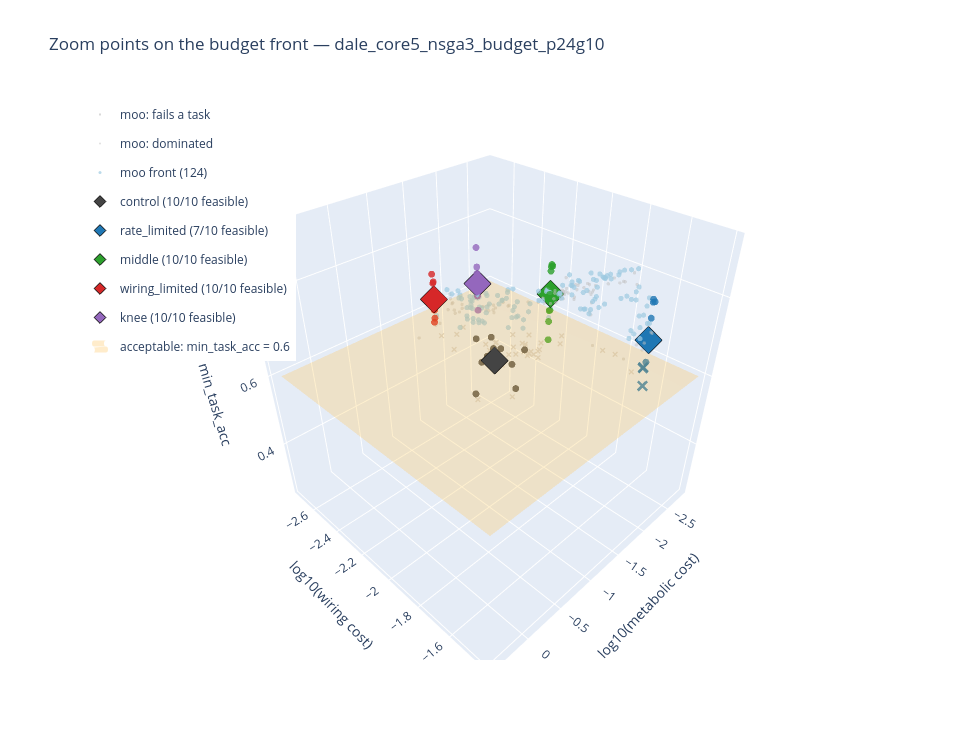

The notebook cell saved with this chart:
### Markdown cell above
## The zoom points on the source front (3D, interactive)

Background, as in `moo_pareto_analysis.ipynb`: networks that fail a task (grey ×), dominated (silver), the
front (small, light). Orange plane: acceptable accuracy (`min_task_acc = 0.6`).
Foreground, one colour per zoom point: **every seed** (small dots; × = fails a task) and the **seed mean**
(large diamond). Hover for seed, accuracy and costs. `control` has no budget, so it sits far to the right
(unconstrained firing ~0.96) — it is the reference, not a front point.

### Code cell
def xyz(sub):
    return dict(x=np.log10(sub.metabolic_cost), y=np.log10(sub.wiring_cost), z=sub.min_task_acc)

def hov(sub, label):
    seed = lambda r: f" seed {r.seed}" if hasattr(r, "point") else ""
    return [f"{label}{seed(r)}<br>min_task_acc={r.min_task_acc:.3f}<br>metabolic={r.metabolic_cost:.4f}  "
            f"wiring={r.wiring_cost:.4f}  conn_frac={r.conn_frac:.3f}" for r in sub.itertuples()]

bad, dom, fr = moo[~moo.is_feasible], moo[moo.is_feasible & ~moo.is_pareto], moo[moo.is_pareto]
traces = [
    go.Scatter3d(**xyz(bad), mode="markers", name="moo: fails a task", marker=dict(size=2, color="lightgrey", symbol="x"), hoverinfo="skip"),
    go.Scatter3d(**xyz(dom), mode="markers", name="moo: dominated", marker=dict(size=2, color="silver", opacity=0.5), hoverinfo="skip"),
    go.Scatter3d(**xyz(fr), mode="markers", name=f"moo front ({len(fr)})", marker=dict(size=3, color="#9ecae1", opacity=0.7),
                 hovertext=hov(fr, "moo front"), hoverinfo="text"),
]
for p in POINTS:
    sub = zoom[zoom.point == p]
    for feas_, sym in ((True, "circle"), (False, "x")):
        s = sub[sub.is_feasible == feas_]
        if len(s):
            traces.append(go.Scatter3d(**xyz(s), mode="markers", legendgroup=p, showlegend=False,
                                       marker=dict(size=4, color=COLORS[p], symbol=sym, opacity=0.8),
                                       hovertext=hov(s, p), hoverinfo="text"))
    m = sub[["metabolic_cost", "wiring_cost", "min_task_acc"]].mean()
    traces.append(go.Scatter3d(x=[np.log10(m.metabolic_cost)], y=[np.log10(m.wiring_cost)], z=[m.min_task_acc],
                               mode="markers", name=f"{p} ({int(sub.is_feasible.sum())}/{len(sub)} feasible)", legendgroup=p,
                               marker=dict(size=9, color=COLORS[p], symbol="diamond", line=dict(color="black", width=1)),
                               hovertext=[f"{p} mean of {len(sub)} seeds<br>min_task_acc={m.min_task_acc:.3f} ± {sub.min_task_acc.std():.3f}"],
                               hoverinfo="text"))

allx = np.log10(pd.concat([moo.metabolic_cost, zoom.metabolic_cost]))
ally = np.log10(pd.concat([moo.wiring_cost, zoom.wiring_cost]))
pad = lambda v: (v.min() - 0.05 * (v.max() - v.min()), v.max() + 0.05 * (v.max() - v.min()))
(x0, x1), (y0, y1) = pad(allx), pad(ally)
traces.append(go.Surface(x=[x0, x1], y=[y0, y1], z=[[FEASIBLE_MIN_TASK_ACC] * 2] * 2,
                         colorscale=[[0, "orange"], [1, "orange"]], opacity=0.2, showscale=False,
                         name=f"acceptable: min_task_acc = {FEASIBLE_MIN_TASK_ACC}", showlegend=True, hoverinfo="skip"))
fig = go.Figure(traces)
fig.update_layout(title=f"Zoom points on the budget front — {SOURCE_DIR.name}",
                  scene=dict(xaxis_title="log10(metabolic cost)", yaxis_title="log10(wiring cost)",
                             zaxis_title="min_task_acc", aspectmode="cube"),
                  width=980, height=740, legend=dict(x=0.0, y=1.0))
fig.show()

### Figure 1 — Plotly figure (JSON) as saved in the notebook; plotly's stock layout.template omitted (floating-point values rounded to 4 significant figures)
{"data": [{"hoverinfo": "skip", "marker": {"color": "lightgrey", "size": 2, "symbol": "x"}, "mode": "markers", "name": "moo: fails a task", "type": "scatter3d", "x": [-1.755, -2.17, -2.374, -2.245, -1.81, -2.549, -1.882, -2.013, -2.32, -2.453, -2.359, -2.137, -2.49, -2.181, -2.2, -2.601, -2.202, -2.53, -2.299, -2.485, -2.124, -2.169, -1.833, -2.211, -2.586, -2.229, -2.332, -2.414, -2.645, -2.09, -2.267, -2.303, -2.063, -2.545, -2.248, -2.365], "y": [-2.669, -2.202, -2.257, -2.411, -2.572, -2.119, -2.631, -2.441, -2.637, -2.237, -2.202, -2.298, -2.424, -2.248, -2.235, -1.879, -2.237, -2.119, -2.246, -2.238, -2.318, -2.433, -2.532, -2.301, -1.802, -2.252, -2.254, -2.517, -1.716, -2.445, -2.342, -2.444, -2.385, -2.25, -2.235, -2.235], "z": [0.525, 0.5922, 0.5109, 0.4437, 0.5453, 0.5734, 0.4781, 0.525, 0.2578, 0.5094, 0.5062, 0.575, 0.3063, 0.5563, 0.5547, 0.5797, 0.5484, 0.5516, 0.5141, 0.5109, 0.5109, 0.5172, 0.5734, 0.5078, 0.5875, 0.525, 0.5109, 0.3922, 0.5516, 0.4984, 0.5156, 0.4406, 0.5391, 0.5234, 0.5156, 0.5078]}, {"hoverinfo": "skip", "marker": {"color": "silver", "opacity": 0.5, "size": 2}, "mode": "markers", "name": "moo: dominated", "type": "scatter3d", "x": [-1.843, -2.127, -1.885, -1.657, -1.635, -1.328, -1.835, -1.781, -1.495, -2.558, -1.301, -1.704, -1.466, -1.416, -1.326, -1.627, -1.861, -1.139, -1.834, -1.778, -1.132, -1.695, -1.163, -1.699, -1.327, -2.078, -1.68, -2.553, -1.666, -1.66, -1.335, -1.347, -1.752, -1.146, -1.39, -1.369, -2.557, -1.406, -1.76, -1.802, -1.562, -1.657, -1.325, -2.119, -1.464, -1.344, -1.431, -1.34, -1.322, -1.63, -1.152, -1.422, -1.648, -1.319, -1.186, -1.838, -1.518, -2.382, -1.375, -1.309, -1.284, -1.702, -1.866, -1.415, -2.098, -2.159, -2.333, -1.317, -1.755, -1.676, -1.265, -2.53, -1.704, -2.269, -1.428, -1.809, -1.368, -1.096, -1.636, -2.521], "y": [-1.656, -1.834, -1.623, -1.847, -1.764, -2.14, -1.873, -1.761, -1.693, -1.656, -1.849, -1.842, -1.823, -2.413, -2.405, -1.879, -2.261, -2.54, -1.837, -2.197, -1.841, -1.847, -1.631, -1.92, -2.308, -1.609, -1.86, -1.619, -1.689, -1.841, -2.175, -2.104, -1.879, -2.278, -1.617, -1.841, -1.689, -2.413, -1.832, -1.879, -1.81, -1.877, -1.617, -1.839, -1.822, -1.841, -2.558, -2.115, -2.305, -2.345, -1.629, -2.433, -2.238, -1.832, -2.432, -1.83, -2.091, -1.879, -1.617, -1.85, -2.119, -1.729, -1.83, -2.542, -1.633, -1.687, -1.69, -2.322, -1.656, -2.246, -2.438, -1.619, -1.845, -1.874, -2.434, -1.619, -1.619, -2.25, -2.283, -1.642], "z": [0.8703, 0.7578, 0.8656, 0.8219, 0.85, 0.7562, 0.7969, 0.8438, 0.8688, 0.6359, 0.8219, 0.8234, 0.8344, 0.7016, 0.6922, 0.7984, 0.6969, 0.6016, 0.8234, 0.7063, 0.8375, 0.8094, 0.8859, 0.7734, 0.725, 0.8469, 0.7969, 0.6891, 0.8609, 0.8031, 0.7453, 0.7547, 0.7969, 0.7312, 0.8859, 0.8156, 0.6422, 0.7, 0.8281, 0.8344, 0.8328, 0.7875, 0.8875, 0.7344, 0.8406, 0.8281, 0.625, 0.7484, 0.7156, 0.7094, 0.8828, 0.7203, 0.7109, 0.8328, 0.6562, 0.8125, 0.75, 0.6141, 0.8828, 0.8266, 0.75, 0.8531, 0.8266, 0.6375, 0.8672, 0.8328, 0.625, 0.7031, 0.8641, 0.6875, 0.6531, 0.6937, 0.8156, 0.7078, 0.7078, 0.8688, 0.8781, 0.7328, 0.6891, 0.6609]}, {"hoverinfo": "text", "hovertext": ["moo front<br>min_task_acc=0.606<br>metabolic=0.0071  wiring=0.0058  conn_frac=0.173", "moo front<br>min_task_acc=0.738<br>metabolic=0.0040  wiring=0.0220  conn_frac=0.655", "moo front<br>min_task_acc=0.744<br>metabolic=0.0451  wiring=0.0056  conn_frac=0.159", "moo front<br>min_task_acc=0.764<br>metabolic=0.0348  wiring=0.0078  conn_frac=0.230", "moo front<br>min_task_acc=0.734<br>metabolic=0.0351  wiring=0.0041  conn_frac=0.108", "moo front<br>min_task_acc=0.791<br>metabolic=0.0724  wiring=0.0125  conn_frac=0.394", "moo front<br>min_task_acc=0.628<br>metabolic=0.0165  wiring=0.0040  conn_frac=0.111", "moo front<br>min_task_acc=0.745<br>metabolic=0.0041  wiring=0.0232  conn_frac=0.685", "moo front<br>min_task_acc=0.870<br>metabolic=0.0208  wiring=0.0203  conn_frac=0.608", "moo front<br>min_task_acc=0.666<br>metabolic=0.0201  wiring=0.0039  conn_frac=0.105", "moo front<br>min_task_acc=0.669<br>metabolic=0.0224  wiring=0.0038  conn_frac=0.103", "moo front<br>min_task_acc=0.666<br>metabolic=0.0165  wiring=0.0042  conn_frac=0.117", "moo front<br>min_task_acc=0.767<br>metabolic=0.0063  wiring=0.0147  conn_frac=0.443", "moo front<br>min_task_acc=0.753<br>metabolic=0.0179  wiring=0.0065  conn_frac=0.190", "moo front<br>min_task_acc=0.655<br>metabolic=0.0355  wiring=0.0027  conn_frac=0.067", "moo front<br>min_task_acc=0.667<br>metabolic=0.0069  wiring=0.0083  conn_frac=0.252", "moo front<br>min_task_acc=0.650<br>metabolic=0.0146  wiring=0.0043  conn_frac=0.121", "moo front<br>min_task_acc=0.881<br>metabolic=0.0200  wiring=0.0221  conn_frac=0.656", "moo front<br>min_task_acc=0.830<br>metabolic=0.0064  wiring=0.0236  conn_frac=0.694", "moo front<br>min_task_acc=0.859<br>metabolic=0.0072  wiring=0.0203  conn_frac=0.602", "moo front<br>min_task_acc=0.747<br>metabolic=0.0478  wiring=0.0057  conn_frac=0.161", "moo front<br>min_task_acc=0.756<br>metabolic=0.0166  wiring=0.0068  conn_frac=0.199", "moo front<br>min_task_acc=0.666<br>metabolic=0.0100  wiring=0.0056  conn_frac=0.160", "moo front<br>min_task_acc=0.838<br>metabolic=0.0237  wiring=0.0145  conn_frac=0.443", "moo front<br>min_task_acc=0.883<br>metabolic=0.0452  wiring=0.0198  conn_frac=0.604", "moo front<br>min_task_acc=0.886<br>metabolic=0.0220  wiring=0.0221  conn_frac=0.657", "moo front<br>min_task_acc=0.628<br>metabolic=0.0200  wiring=0.0036  conn_frac=0.097", "moo front<br>min_task_acc=0.787<br>metabolic=0.0039  wiring=0.0237  conn_frac=0.700", "moo front<br>min_task_acc=0.808<br>metabolic=0.0054  wiring=0.0221  conn_frac=0.656", "moo front<br>min_task_acc=0.708<br>metabolic=0.0130  wiring=0.0056  conn_frac=0.160", "moo front<br>min_task_acc=0.677<br>metabolic=0.0193  wiring=0.0044  conn_frac=0.121", "moo front<br>min_task_acc=0.783<br>metabolic=0.0419  wiring=0.0079  conn_frac=0.234", "moo front<br>min_task_acc=0.705<br>metabolic=0.0297  wiring=0.0038  conn_frac=0.102", "moo front<br>min_task_acc=0.759<br>metabolic=0.0459  wiring=0.0062  conn_frac=0.179", "moo front<br>min_task_acc=0.717<br>metabolic=0.0348  wiring=0.0037  conn_frac=0.096", "moo front<br>min_task_acc=0.784<br>metabolic=0.0049  wiring=0.0219  conn_frac=0.649", "moo front<br>min_task_acc=0.875<br>metabolic=0.0143  wiring=0.0211  conn_frac=0.626", "moo front<br>min_task_acc=0.850<br>metabolic=0.0530  wiring=0.0144  conn_frac=0.450", "moo front<br>min_task_acc=0.686<br>metabolic=0.0035  wiring=0.0198  conn_frac=0.594", "moo front<br>min_task_acc=0.688<br>metabolic=0.0138  wiring=0.0052  conn_frac=0.146", "moo front<br>min_task_acc=0.716<br>metabolic=0.0302  wiring=0.0039  conn_frac=0.105", "moo front<br>min_task_acc=0.661<br>metabolic=0.0025  wiring=0.0228  conn_frac=0.678", "moo front<br>min_task_acc=0.722<br>metabolic=0.0036  wiring=0.0237  conn_frac=0.699", "moo front<br>min_task_acc=0.877<br>metabolic=0.0420  wiring=0.0198  conn_frac=0.604", "moo front<br>min_task_acc=0.611<br>metabolic=0.0146  wiring=0.0038  conn_frac=0.105", "moo front<br>min_task_acc=0.856<br>metabolic=0.0493  wiring=0.0155  conn_frac=0.482", "moo front<br>min_task_acc=0.844<br>metabolic=0.0232  wiring=0.0159  conn_frac=0.485", "moo front<br>min_task_acc=0.889<br>metabolic=0.0221  wiring=0.0241  conn_frac=0.710", "moo front<br>min_task_acc=0.717<br>metabolic=0.0348  wiring=0.0043  conn_frac=0.115", "moo front<br>min_task_acc=0.713<br>metabolic=0.0256  wiring=0.0043  conn_frac=0.116", "moo front<br>min_task_acc=0.720<br>metabolic=0.0221  wiring=0.0045  conn_frac=0.125", "moo front<br>min_task_acc=0.775<br>metabolic=0.0044  wiring=0.0201  conn_frac=0.604", "moo front<br>min_task_acc=0.838<br>metabolic=0.0155  wiring=0.0155  conn_frac=0.465", "moo front<br>min_task_acc=0.673<br>metabolic=0.0033  wiring=0.0221  conn_frac=0.657", "moo front<br>min_task_acc=0.616<br>metabolic=0.0148  wiring=0.0035  conn_frac=0.096", "moo front<br>min_task_acc=0.877<br>metabolic=0.0235  wiring=0.0203  conn_frac=0.611", "moo front<br>min_task_acc=0.619<br>metabolic=0.0178  wiring=0.0038  conn_frac=0.104", "moo front<br>min_task_acc=0.762<br>metabolic=0.0083  wiring=0.0117  conn_frac=0.351", "moo front<br>min_task_acc=0.652<br>metabolic=0.0028  wiring=0.0186  conn_frac=0.562", "moo front<br>min_task_acc=0.889<br>metabolic=0.0382  wiring=0.0200  conn_frac=0.610", "moo front<br>min_task_acc=0.673<br>metabolic=0.0223  wiring=0.0041  conn_frac=0.113", "moo front<br>min_task_acc=0.773<br>metabolic=0.0132  wiring=0.0103  conn_frac=0.312", "moo front<br>min_task_acc=0.800<br>metabolic=0.0176  wiring=0.0129  conn_frac=0.388", "moo front<br>min_task_acc=0.842<br>metabolic=0.0100  wiring=0.0181  conn_frac=0.543", "moo front<br>min_task_acc=0.848<br>metabolic=0.0067  wiring=0.0190  conn_frac=0.566", "moo front<br>min_task_acc=0.644<br>metabolic=0.0083  wiring=0.0057  conn_frac=0.165", "moo front<br>min_task_acc=0.889<br>metabolic=0.0236  wiring=0.0227  conn_frac=0.674", "moo front<br>min_task_acc=0.694<br>metabolic=0.0126  wiring=0.0063  conn_frac=0.181", "moo front<br>min_task_acc=0.716<br>metabolic=0.0246  wiring=0.0045  conn_frac=0.125", "moo front<br>min_task_acc=0.753<br>metabolic=0.0056  wiring=0.0140  conn_frac=0.424", "moo front<br>min_task_acc=0.834<br>metabolic=0.0133  wiring=0.0130  conn_frac=0.394", "moo front<br>min_task_acc=0.745<br>metabolic=0.0352  wiring=0.0056  conn_frac=0.160", "moo front<br>min_task_acc=0.784<br>metabolic=0.0078  wiring=0.0138  conn_frac=0.418", "moo front<br>min_task_acc=0.769<br>metabolic=0.0040  wiring=0.0236  conn_frac=0.698", "moo front<br>min_task_acc=0.741<br>metabolic=0.0079  wiring=0.0102  conn_frac=0.305", "moo front<br>min_task_acc=0.664<br>metabolic=0.0026  wiring=0.0192  conn_frac=0.578", "moo front<br>min_task_acc=0.697<br>metabolic=0.0130  wiring=0.0053  conn_frac=0.149", "moo front<br>min_task_acc=0.792<br>metabolic=0.0057  wiring=0.0203  conn_frac=0.606", "moo front<br>min_task_acc=0.623<br>metabolic=0.0152  wiring=0.0041  conn_frac=0.115", "moo front<br>min_task_acc=0.727<br>metabolic=0.0369  wiring=0.0035  conn_frac=0.090", "moo front<br>min_task_acc=0.866<br>metabolic=0.0140  wiring=0.0187  conn_frac=0.559", "moo front<br>min_task_acc=0.731<br>metabolic=0.0040  wiring=0.0144  conn_frac=0.441", "moo front<br>min_task_acc=0.645<br>metabolic=0.0224  wiring=0.0038  conn_frac=0.102", "moo front<br>min_task_acc=0.863<br>metabolic=0.0540  wiring=0.0162  conn_frac=0.505", "moo front<br>min_task_acc=0.805<br>metabolic=0.0082  wiring=0.0158  conn_frac=0.476", "moo front<br>min_task_acc=0.891<br>metabolic=0.0559  wiring=0.0239  conn_frac=0.721", "moo front<br>min_task_acc=0.873<br>metabolic=0.0604  wiring=0.0192  conn_frac=0.594", "moo front<br>min_task_acc=0.867<br>metabolic=0.0138  wiring=0.0202  conn_frac=0.600", "moo front<br>min_task_acc=0.633<br>metabolic=0.0084  wiring=0.0052  conn_frac=0.151", "moo front<br>min_task_acc=0.784<br>metabolic=0.0243  wiring=0.0116  conn_frac=0.352", "moo front<br>min_task_acc=0.875<br>metabolic=0.0074  wiring=0.0236  conn_frac=0.694", "moo front<br>min_task_acc=0.767<br>metabolic=0.0197  wiring=0.0103  conn_frac=0.309", "moo front<br>min_task_acc=0.714<br>metabolic=0.0056  wiring=0.0118  conn_frac=0.358", "moo front<br>min_task_acc=0.730<br>metabolic=0.0140  wiring=0.0059  conn_frac=0.168", "moo front<br>min_task_acc=0.766<br>metabolic=0.0369  wiring=0.0063  conn_frac=0.183", "moo front<br>min_task_acc=0.709<br>metabolic=0.0039  wiring=0.0224  conn_frac=0.668", "moo front<br>min_task_acc=0.697<br>metabolic=0.0221  wiring=0.0052  conn_frac=0.148", "moo front<br>min_task_acc=0.861<br>metabolic=0.0568  wiring=0.0162  conn_frac=0.506", "moo front<br>min_task_acc=0.758<br>metabolic=0.0070  wiring=0.0145  conn_frac=0.440", "moo front<br>min_task_acc=0.692<br>metabolic=0.0041  wiring=0.0121  conn_frac=0.370", "moo front<br>min_task_acc=0.778<br>metabolic=0.0130  wiring=0.0115  conn_frac=0.346", "moo front<br>min_task_acc=0.606<br>metabolic=0.0238  wiring=0.0035  conn_frac=0.091", "moo front<br>min_task_acc=0.780<br>metabolic=0.0360  wiring=0.0097  conn_frac=0.292", "moo front<br>min_task_acc=0.708<br>metabolic=0.0048  wiring=0.0118  conn_frac=0.360", "moo front<br>min_task_acc=0.764<br>metabolic=0.0245  wiring=0.0100  conn_frac=0.298", "moo front<br>min_task_acc=0.755<br>metabolic=0.0333  wiring=0.0062  conn_frac=0.177", "moo front<br>min_task_acc=0.600<br>metabolic=0.0085  wiring=0.0050  conn_frac=0.143", "moo front<br>min_task_acc=0.722<br>metabolic=0.0055  wiring=0.0134  conn_frac=0.405", "moo front<br>min_task_acc=0.733<br>metabolic=0.0052  wiring=0.0145  conn_frac=0.442", "moo front<br>min_task_acc=0.794<br>metabolic=0.0523  wiring=0.0128  conn_frac=0.401", "moo front<br>min_task_acc=0.731<br>metabolic=0.0311  wiring=0.0062  conn_frac=0.177", "moo front<br>min_task_acc=0.722<br>metabolic=0.0066  wiring=0.0084  conn_frac=0.256", "moo front<br>min_task_acc=0.661<br>metabolic=0.0484  wiring=0.0033  conn_frac=0.083", "moo front<br>min_task_acc=0.683<br>metabolic=0.0226  wiring=0.0041  conn_frac=0.111", "moo front<br>min_task_acc=0.841<br>metabolic=0.0189  wiring=0.0151  conn_frac=0.455", "moo front<br>min_task_acc=0.608<br>metabolic=0.0126  wiring=0.0040  conn_frac=0.110", "moo front<br>min_task_acc=0.759<br>metabolic=0.0473  wiring=0.0060  conn_frac=0.171", "moo front<br>min_task_acc=0.855<br>metabolic=0.0087  wiring=0.0202  conn_frac=0.599", "moo front<br>min_task_acc=0.708<br>metabolic=0.0047  wiring=0.0119  conn_frac=0.362", "moo front<br>min_task_acc=0.639<br>metabolic=0.0080  wiring=0.0061  conn_frac=0.179", "moo front<br>min_task_acc=0.781<br>metabolic=0.0057  wiring=0.0191  conn_frac=0.571", "moo front<br>min_task_acc=0.856<br>metabolic=0.0130  wiring=0.0166  conn_frac=0.499", "moo front<br>min_task_acc=0.869<br>metabolic=0.0076  wiring=0.0221  conn_frac=0.654", "moo front<br>min_task_acc=0.709<br>metabolic=0.0028  wiring=0.0229  conn_frac=0.676"], "marker": {"color": "#9ecae1", "opacity": 0.7, "size": 3}, "mode": "markers", "name": "moo front (124)", "type": "scatter3d", "x": [-2.147, -2.401, -1.346, -1.458, -1.455, -1.14, -1.783, -2.391, -1.682, -1.697, -1.649, -1.784, -2.202, -1.746, -1.45, -2.162, -1.837, -1.699, -2.191, -2.144, -1.321, -1.779, -2.001, -1.625, -1.345, -1.658, -1.698, -2.414, -2.264, -1.887, -1.715, -1.378, -1.527, -1.338, -1.458, -2.305, -1.844, -1.276, -2.458, -1.859, -1.52, -2.599, -2.449, -1.377, -1.836, -1.307, -1.635, -1.656, -1.459, -1.591, -1.656, -2.353, -1.81, -2.478, -1.83, -1.629, -1.75, -2.084, -2.547, -1.417, -1.652, -1.879, -1.754, -1.998, -2.174, -2.081, -1.628, -1.899, -1.609, -2.25, -1.876, -1.453, -2.111, -2.397, -2.105, -2.579, -1.886, -2.242, -1.819, -1.432, -1.853, -2.398, -1.649, -1.268, -2.088, -1.252, -1.219, -1.861, -2.073, -1.614, -2.133, -1.706, -2.252, -1.854, -1.433, -2.413, -1.657, -1.246, -2.157, -2.384, -1.885, -1.623, -1.444, -2.315, -1.61, -1.478, -2.069, -2.26, -2.282, -1.282, -1.507, -2.181, -1.315, -1.646, -1.724, -1.899, -1.325, -2.06, -2.327, -2.096, -2.246, -1.885, -2.118, -2.559], "y": [-2.235, -1.658, -2.25, -2.109, -2.391, -1.904, -2.395, -1.635, -1.693, -2.414, -2.418, -2.373, -1.834, -2.187, -2.568, -2.08, -2.364, -1.656, -1.626, -1.693, -2.248, -2.168, -2.25, -1.837, -1.703, -1.656, -2.439, -1.626, -1.655, -2.25, -2.36, -2.104, -2.418, -2.211, -2.436, -1.66, -1.675, -1.841, -1.703, -2.287, -2.406, -1.642, -1.625, -1.703, -2.416, -1.81, -1.798, -1.619, -2.37, -2.371, -2.347, -1.696, -1.811, -1.656, -2.455, -1.692, -2.42, -1.931, -1.73, -1.698, -2.382, -1.986, -1.891, -1.742, -1.722, -2.247, -1.645, -2.203, -2.348, -1.854, -1.885, -2.25, -1.86, -1.626, -1.993, -1.716, -2.278, -1.692, -2.384, -2.458, -1.728, -1.841, -2.42, -1.791, -1.802, -1.621, -1.716, -1.694, -2.284, -1.935, -1.626, -1.988, -1.927, -2.231, -2.198, -1.649, -2.283, -1.791, -1.838, -1.917, -1.939, -2.46, -2.015, -1.927, -2.002, -2.211, -2.305, -1.874, -1.838, -1.891, -2.208, -2.074, -2.486, -2.388, -1.822, -2.403, -2.225, -1.695, -1.924, -2.215, -1.72, -1.78, -1.655, -1.641], "z": [0.6062, 0.7375, 0.7438, 0.7641, 0.7344, 0.7906, 0.6281, 0.7453, 0.8703, 0.6656, 0.6687, 0.6656, 0.7672, 0.7531, 0.6547, 0.6672, 0.65, 0.8812, 0.8297, 0.8594, 0.7469, 0.7562, 0.6656, 0.8375, 0.8828, 0.8859, 0.6281, 0.7875, 0.8078, 0.7078, 0.6766, 0.7828, 0.7047, 0.7594, 0.7172, 0.7844, 0.875, 0.85, 0.6859, 0.6875, 0.7156, 0.6609, 0.7219, 0.8766, 0.6109, 0.8562, 0.8438, 0.8891, 0.7172, 0.7125, 0.7203, 0.775, 0.8375, 0.6734, 0.6156, 0.8766, 0.6188, 0.7625, 0.6516, 0.8891, 0.6734, 0.7734, 0.8, 0.8422, 0.8484, 0.6438, 0.8891, 0.6937, 0.7156, 0.7531, 0.8344, 0.7453, 0.7844, 0.7688, 0.7406, 0.6641, 0.6969, 0.7922, 0.6234, 0.7266, 0.8656, 0.7312, 0.6453, 0.8625, 0.8047, 0.8906, 0.8734, 0.8672, 0.6328, 0.7844, 0.875, 0.7672, 0.7141, 0.7297, 0.7656, 0.7094, 0.6969, 0.8609, 0.7578, 0.6922, 0.7781, 0.6062, 0.7797, 0.7078, 0.7641, 0.7547, 0.6, 0.7219, 0.7328, 0.7937, 0.7312, 0.7219, 0.6609, 0.6828, 0.8406, 0.6078, 0.7594, 0.8547, 0.7078, 0.6391, 0.7812, 0.8562, 0.8688, 0.7094]}, {"hoverinfo": "text", "hovertext": ["control seed 1<br>min_task_acc=0.847<br>metabolic=1.0196  wiring=0.0340  conn_frac=0.809", "control seed 0<br>min_task_acc=0.864<br>metabolic=0.6000  wiring=0.0236  conn_frac=0.727", "control seed 2<br>min_task_acc=0.850<br>metabolic=1.9303  wiring=0.0295  conn_frac=0.782", "control seed 3<br>min_task_acc=0.858<br>metabolic=0.9890  wiring=0.0237  conn_frac=0.728", "control seed 5<br>min_task_acc=0.897<br>metabolic=0.9819  wiring=0.0223  conn_frac=0.714", "control seed 4<br>min_task_acc=0.863<br>metabolic=0.8462  wiring=0.0235  conn_frac=0.729", "control seed 6<br>min_task_acc=0.894<br>metabolic=0.9542  wiring=0.0263  conn_frac=0.757", "control seed 7<br>min_task_acc=0.922<br>metabolic=1.0756  wiring=0.0271  conn_frac=0.762", "control seed 8<br>min_task_acc=0.881<br>metabolic=0.5664  wiring=0.0295  conn_frac=0.784", "control seed 9<br>min_task_acc=0.853<br>metabolic=0.6637  wiring=0.0277  conn_frac=0.770"], "legendgroup": "control", "marker": {"color": "#444444", "opacity": 0.8, "size": 4, "symbol": "circle"}, "mode": "markers", "showlegend": false, "type": "scatter3d", "x": [0.008445, -0.2218, 0.2856, -0.004813, -0.00795, -0.07254, -0.02038, 0.03166, -0.2469, -0.178], "y": [-1.469, -1.626, -1.53, -1.626, -1.652, -1.629, -1.579, -1.568, -1.53, -1.558], "z": [0.8469, 0.8641, 0.85, 0.8578, 0.8969, 0.8625, 0.8938, 0.9219, 0.8812, 0.8531]}, {"hoverinfo": "text", "hovertext": ["control mean of 10 seeds<br>min_task_acc=0.873 ± 0.025"], "legendgroup": "control", "marker": {"color": "#444444", "line": {"color": "black", "width": 1}, "size": 9, "symbol": "diamond"}, "mode": "markers", "name": "control (10/10 feasible)", "type": "scatter3d", "x": [-0.01652], "y": [-1.573], "z": [0.8728]}, {"hoverinfo": "text", "hovertext": ["rate_limited seed 0<br>min_task_acc=0.661<br>metabolic=0.0025  wiring=0.0228  conn_frac=0.678", "rate_limited seed 1<br>min_task_acc=0.648<br>metabolic=0.0025  wiring=0.0228  conn_frac=0.560", "rate_limited seed 2<br>min_task_acc=0.600<br>metabolic=0.0024  wiring=0.0228  conn_frac=0.608", "rate_limited seed 3<br>min_task_acc=0.720<br>metabolic=0.0026  wiring=0.0228  conn_frac=0.665", "rate_limited seed 6<br>min_task_acc=0.759<br>metabolic=0.0025  wiring=0.0228  conn_frac=0.632", "rate_limited seed 8<br>min_task_acc=0.761<br>metabolic=0.0027  wiring=0.0228  conn_frac=0.602", "rate_limited seed 9<br>min_task_acc=0.769<br>metabolic=0.0027  wiring=0.0228  conn_frac=0.618"], "legendgroup": "rate_limited", "marker": {"color": "#1f77b4", "opacity": 0.8, "size": 4, "symbol": "circle"}, "mode": "markers", "showlegend": false, "type": "scatter3d", "x": [-2.599, -2.602, -2.619, -2.585, -2.609, -2.574, -2.571], "y": [-1.642, -1.642, -1.642, -1.642, -1.642, -1.642, -1.642], "z": [0.6609, 0.6484, 0.6, 0.7203, 0.7594, 0.7609, 0.7688]}, {"hoverinfo": "text", "hovertext": ["rate_limited seed 5<br>min_task_acc=0.589<br>metabolic=0.0026  wiring=0.0228  conn_frac=0.691", "rate_limited seed 4<br>min_task_acc=0.531<br>metabolic=0.0024  wiring=0.0228  conn_frac=0.672", "rate_limited seed 7<br>min_task_acc=0.588<br>metabolic=0.0027  wiring=0.0228  conn_frac=0.640"], "legendgroup": "rate_limited", "marker": {"color": "#1f77b4", "opacity": 0.8, "size": 4, "symbol": "x"}, "mode": "markers", "showlegend": false, "type": "scatter3d", "x": [-2.581, -2.628, -2.576], "y": [-1.642, -1.642, -1.642], "z": [0.5891, 0.5312, 0.5875]}, {"hoverinfo": "text", "hovertext": ["rate_limited mean of 10 seeds<br>min_task_acc=0.663 ± 0.086"], "legendgroup": "rate_limited", "marker": {"color": "#1f77b4", "line": {"color": "black", "width": 1}, "size": 9, "symbol": "diamond"}, "mode": "markers", "name": "rate_limited (7/10 feasible)", "type": "scatter3d", "x": [-2.594], "y": [-1.642], "z": [0.6627]}, {"hoverinfo": "text", "hovertext": ["middle seed 1<br>min_task_acc=0.656<br>metabolic=0.0069  wiring=0.0083  conn_frac=0.218", "middle seed 3<br>min_task_acc=0.789<br>metabolic=0.0070  wiring=0.0083  conn_frac=0.235", "middle seed 0<br>min_task_acc=0.686<br>metabolic=0.0069  wiring=0.0083  conn_frac=0.252", "middle seed 2<br>min_task_acc=0.605<br>metabolic=0.0067  wiring=0.0083  conn_frac=0.231", "middle seed 4<br>min_task_acc=0.800<br>metabolic=0.0066  wiring=0.0083  conn_frac=0.244", "middle seed 5<br>min_task_acc=0.730<br>metabolic=0.0069  wiring=0.0083  conn_frac=0.247", "middle seed 6<br>min_task_acc=0.805<br>metabolic=0.0068  wiring=0.0083  conn_frac=0.229", "middle seed 7<br>min_task_acc=0.686<br>metabolic=0.0067  wiring=0.0083  conn_frac=0.241", "middle seed 8<br>min_task_acc=0.750<br>metabolic=0.0070  wiring=0.0083  conn_frac=0.221", "middle seed 9<br>min_task_acc=0.800<br>metabolic=0.0069  wiring=0.0083  conn_frac=0.224"], "legendgroup": "middle", "marker": {"color": "#2ca02c", "opacity": 0.8, "size": 4, "symbol": "circle"}, "mode": "markers", "showlegend": false, "type": "scatter3d", "x": [-2.164, -2.155, -2.164, -2.174, -2.182, -2.158, -2.165, -2.177, -2.156, -2.159], "y": [-2.08, -2.08, -2.08, -2.08, -2.08, -2.08, -2.08, -2.08, -2.08, -2.08], "z": [0.6562, 0.7891, 0.6859, 0.6047, 0.8, 0.7297, 0.8047, 0.6859, 0.75, 0.8]}, {"hoverinfo": "text", "hovertext": ["middle mean of 10 seeds<br>min_task_acc=0.731 ± 0.070"], "legendgroup": "middle", "marker": {"color": "#2ca02c", "line": {"color": "black", "width": 1}, "size": 9, "symbol": "diamond"}, "mode": "markers", "name": "middle (10/10 feasible)", "type": "scatter3d", "x": [-2.165], "y": [-2.08], "z": [0.7306]}, {"hoverinfo": "text", "hovertext": ["wiring_limited seed 1<br>min_task_acc=0.692<br>metabolic=0.0352  wiring=0.0027  conn_frac=0.058", "wiring_limited seed 0<br>min_task_acc=0.648<br>metabolic=0.0355  wiring=0.0027  conn_frac=0.067", "wiring_limited seed 2<br>min_task_acc=0.664<br>metabolic=0.0350  wiring=0.0027  conn_frac=0.056", "wiring_limited seed 3<br>min_task_acc=0.614<br>metabolic=0.0358  wiring=0.0027  conn_frac=0.062", "wiring_limited seed 4<br>min_task_acc=0.725<br>metabolic=0.0348  wiring=0.0027  conn_frac=0.066", "wiring_limited seed 5<br>min_task_acc=0.625<br>metabolic=0.0351  wiring=0.0027  conn_frac=0.069", "wiring_limited seed 6<br>min_task_acc=0.722<br>metabolic=0.0353  wiring=0.0027  conn_frac=0.063", "wiring_limited seed 7<br>min_task_acc=0.747<br>metabolic=0.0362  wiring=0.0027  conn_frac=0.064", "wiring_limited seed 8<br>min_task_acc=0.648<br>metabolic=0.0346  wiring=0.0027  conn_frac=0.058", "wiring_limited seed 9<br>min_task_acc=0.700<br>metabolic=0.0358  wiring=0.0027  conn_frac=0.061"], "legendgroup": "wiring_limited", "marker": {"color": "#d62728", "opacity": 0.8, "size": 4, "symbol": "circle"}, "mode": "markers", "showlegend": false, "type": "scatter3d", "x": [-1.453, -1.45, -1.455, -1.446, -1.458, -1.455, -1.452, -1.441, -1.461, -1.446], "y": [-2.568, -2.568, -2.568, -2.568, -2.568, -2.568, -2.568, -2.568, -2.568, -2.568], "z": [0.6922, 0.6484, 0.6641, 0.6141, 0.725, 0.625, 0.7219, 0.7469, 0.6484, 0.7]}, {"hoverinfo": "text", "hovertext": ["wiring_limited mean of 10 seeds<br>min_task_acc=0.679 ± 0.045"], "legendgroup": "wiring_limited", "marker": {"color": "#d62728", "line": {"color": "black", "width": 1}, "size": 9, "symbol": "diamond"}, "mode": "markers", "name": "wiring_limited (10/10 feasible)", "type": "scatter3d", "x": [-1.452], "y": [-2.568], "z": [0.6786]}, {"hoverinfo": "text", "hovertext": ["knee seed 0<br>min_task_acc=0.714<br>metabolic=0.0221  wiring=0.0045  conn_frac=0.125", "knee seed 1<br>min_task_acc=0.714<br>metabolic=0.0221  wiring=0.0045  conn_frac=0.108", "knee seed 3<br>min_task_acc=0.761<br>metabolic=0.0223  wiring=0.0045  conn_frac=0.115", "knee seed 4<br>min_task_acc=0.736<br>metabolic=0.0217  wiring=0.0045  conn_frac=0.122", "knee seed 2<br>min_task_acc=0.675<br>metabolic=0.0219  wiring=0.0045  conn_frac=0.108", "knee seed 5<br>min_task_acc=0.730<br>metabolic=0.0223  wiring=0.0045  conn_frac=0.127", "knee seed 6<br>min_task_acc=0.789<br>metabolic=0.0225  wiring=0.0045  conn_frac=0.115", "knee seed 7<br>min_task_acc=0.838<br>metabolic=0.0228  wiring=0.0045  conn_frac=0.117", "knee seed 8<br>min_task_acc=0.738<br>metabolic=0.0223  wiring=0.0045  conn_frac=0.112", "knee seed 9<br>min_task_acc=0.772<br>metabolic=0.0223  wiring=0.0045  conn_frac=0.115"], "legendgroup": "knee", "marker": {"color": "#9467bd", "opacity": 0.8, "size": 4, "symbol": "circle"}, "mode": "markers", "showlegend": false, "type": "scatter3d", "x": [-1.655, -1.655, -1.652, -1.663, -1.66, -1.652, -1.648, -1.642, -1.653, -1.651], "y": [-2.347, -2.347, -2.347, -2.347, -2.347, -2.347, -2.347, -2.347, -2.347, -2.347], "z": [0.7141, 0.7141, 0.7609, 0.7359, 0.675, 0.7297, 0.7891, 0.8375, 0.7375, 0.7719]}, {"hoverinfo": "text", "hovertext": ["knee mean of 10 seeds<br>min_task_acc=0.747 ± 0.046"], "legendgroup": "knee", "marker": {"color": "#9467bd", "line": {"color": "black", "width": 1}, "size": 9, "symbol": "diamond"}, "mode": "markers", "name": "knee (10/10 feasible)", "type": "scatter3d", "x": [-1.653], "y": [-2.347], "z": [0.7466]}, {"colorscale": [[0, "orange"], [1, "orange"]], "hoverinfo": "skip", "name": "acceptable: min_task_acc = 0.6", "opacity": 0.2, "showlegend": true, "showscale": false, "type": "surface", "x": [-2.791, 0.4322], "y": [-2.729, -1.409], "z": [[0.6, 0.6], [0.6, 0.6]]}], "layout": {"height": 740, "legend": {"x": 0.0, "y": 1.0}, "scene": {"aspectmode": "cube", "xaxis": {"title": {"text": "log10(metabolic cost)"}}, "yaxis": {"title": {"text": "log10(wiring cost)"}}, "zaxis": {"title": {"text": "min_task_acc"}}}, "title": {"text": "Zoom points on the budget front — dale_core5_nsga3_budget_p24g10"}, "width": 980}}
